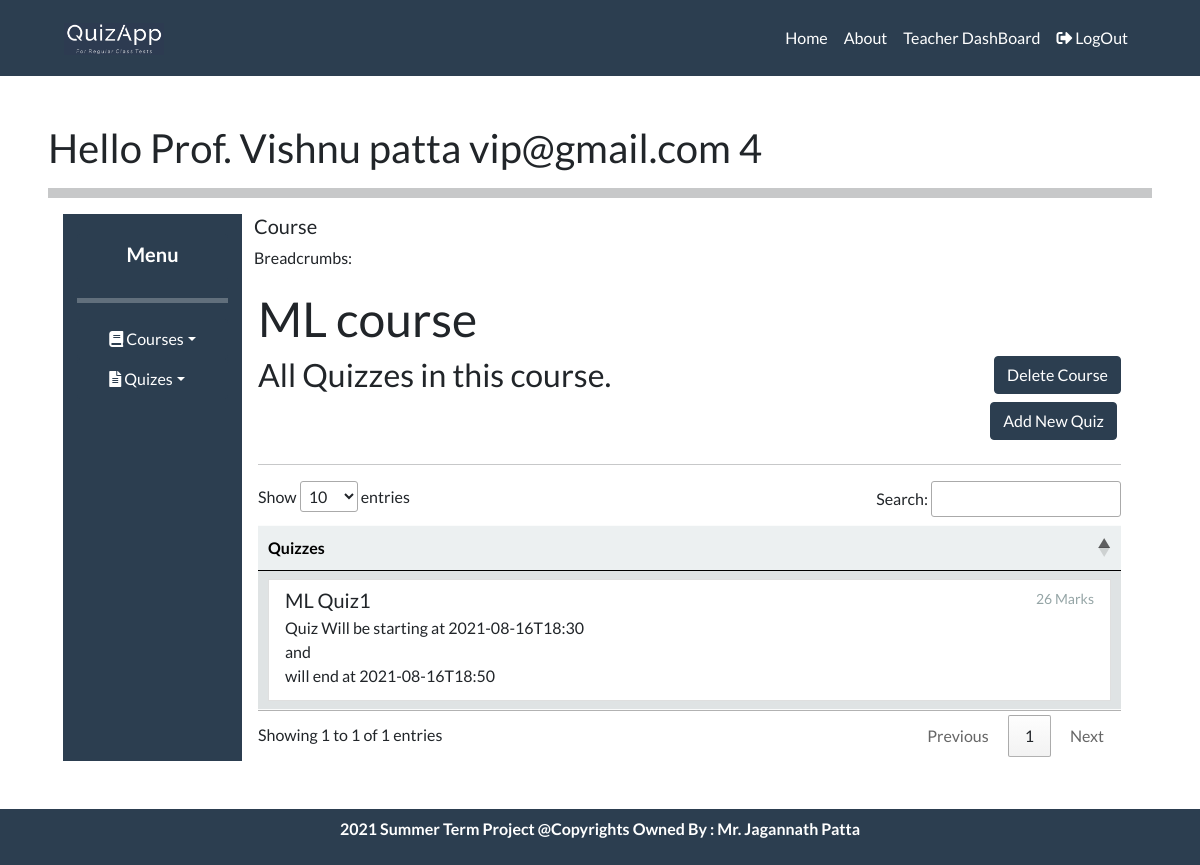
/teacher/Course?id=1&name=ML (signed in), run on the app's committed database.
### tables this page shows
CREATE TABLE "Quiz" (
	"quiz_id"	INTEGER NOT NULL PRIMARY KEY AUTOINCREMENT,
	"teacher_id"	INTEGER NOT NULL,
	"course_id"	INTEGER NOT NULL,
	"quiz_name"	TEXT,
	"img_id"	INTEGER NOT NULL,
	"img_key"	BLOB,
	"quiz_marks"	INTEGER DEFAULT 0,
	"quiz_startDate"	TEXT NOT NULL,
	"quiz_endDate"	TEXT NOT NULL,
	FOREIGN KEY("img_id") REFERENCES "Images"("image_id") ON DELETE SET NULL,
	UNIQUE("course_id","teacher_id","quiz_name"),
	FOREIGN KEY("teacher_id") REFERENCES "Teacher"("teacher_id") ON DELETE CASCADE,
	FOREIGN KEY("course_id") REFERENCES "Course"("course_id") ON DELETE CASCADE
);

### Teacher/views.py (the view)
@breadcrumb('Course')
def TeacherCourse():
    page = check_user("/teacherSite/course.html")
    if len(page) > 1:
        return render_template(page[0] , msg = page[1])
    else:
        cid = request.args.get('id',type = int)
        name = request.args.get('name', type = str)
        try:
            conn = sqlite3.connect("DataBase/quizAppDataBase.db")
            cursor = conn.cursor()
            quizes = cursor.execute("SELECT QUIZ_ID , QUIZ_NAME , QUIZ_MARKS , QUIZ_STARTDATE , QUIZ_ENDDATE from QUIZ WHERE COURSE_ID = ? AND TEACHER_ID = ? " , ( cid , session['role_id'] , )).fetchall()
            cursor.close()
            conn.close()
        except Exception as e:
                msg = "Some Error : " + str(e)
        return render_template(page[0] , course = [ cid, name ] , quizes = quizes)

### Teacher/views.py (called while the page is built)
def check_user(page):
    if session.get("email"):
        if session.get("user_role") == 'T':
            return [page]
        else:
            return [page , "You Don't have these previlages." ]
    else:
        return ['login.html']

### breadcrumb.py (called while the page is built, shortened)
def breadcrumb(view_title):
    def decorator(f):
        @functools.wraps(f)
        def decorated_function(*args, **kwargs):
            flask.g.title = view_title
            session_crumbs = flask.session.setdefault('crumbs', [])
            flask.g.breadcrumbs = []
            for path, title in session_crumbs:
                flask.g.breadcrumbs.append(BreadCrumb(path, title))
            flask.session.modified = True
            item = (flask.request.url, view_title)
            try:
                if item[1] not in [ i[1] for i in session_crumbs]:
                    session_crumbs.append(item)
            except:
                pass
            rv = f(*args, **kwargs)
            if len(session_crumbs) > 5:
                session_crumbs.pop(0)
            return rv
        return decorated_function
    return decorator

### templates/teacherSite/course.html (shortened to what this page needs)
{% extends "/teacherSite/teacherHome.html" %}
{% block body %}
<div class="p-sm-1">
{% if course %}
<h1>  {{ course[1] }} course </h1>
{% endif %}
<div class="row">
    {% if course %}
        <div class="col-md-9">
            <h3> All Quizzes in this course.</h3>
        </div>
        <div class="col-md-3">
            <a class="btn btn-primary float-right mb-2" onclick="deleteCourse( '{{course[0]}}' )" > Delete Course </a>
             <a class="btn btn-primary float-right mb-2 mr-1" href="/teacher/AddQuiz?cid={{course[0]}}">Add New Quiz</a>
        </div>
    {% endif %}
</div>
<hr>
    <table id='tab' class="display table responsive table-hover">
        <thead>
            <tr class="table-light">
              <th scope="col"> Quizzes </th>
            </tr>
          </thead>
        <tbody>
            {% for quiz in  quizes: %}
          <tr class="table-light">
            <td>
                <a href="/teacher/quiz?id={{quiz[0]}}&name={{quiz[1]}}" class="list-group-item list-group-item-action flex-column align-items-start">
                    <div class="d-flex w-100 justify-content-between">
                        <h5 class="mb-1"> {{quiz[1] }}   </h5>
                        <small class="text-muted">{{quiz[2]}} Marks </small>
                    </div>
                        <p class="mb-1">Quiz Will be starting at {{quiz[3]}} <br> and <br> will end at {{quiz[4]}}</p>
                </a>
            </td>
          </tr>
          {% endfor %}
        </tbody>
    </table>
</div>
{% endblock %}

### data on the page
Quiz: quiz_name "ML Quiz1", quiz_marks "26", quiz_startDate "2021-08-16T18:30", quiz_endDate "2021-08-16T18:50"

### other printed values
{{ session['username'] }} "Vishnu patta"
{{ session['email'] }} "vip@gmail.com"
{{ session['role_id'] }} "4"
{{ g.title }} "Course"
{{ course[1] }} "ML"
